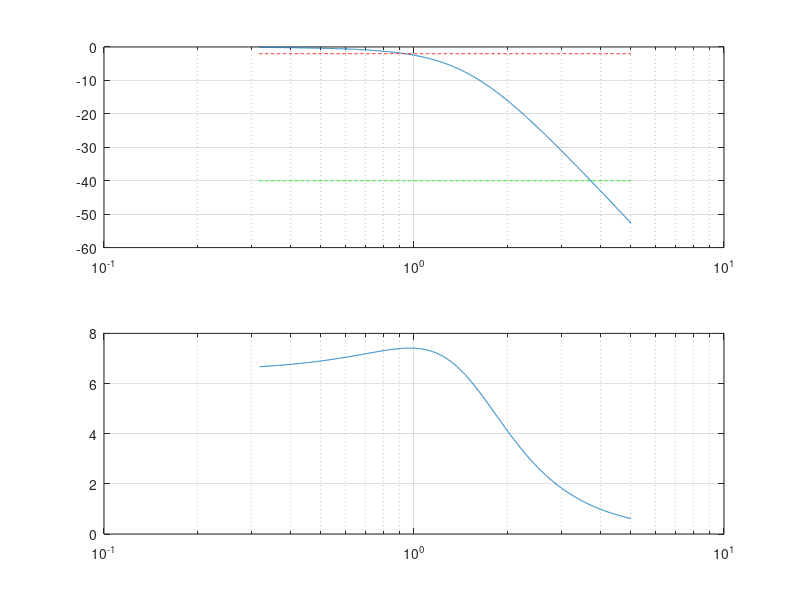

MATLAB code for this plot:
fr = 60e3 ;

% bessel design
%fd = 95e3 ;
%f1 = 1.0825*fd ;  % 1.0825
%f2 = 0.9598*fd ;  % 0.9598
%f3 = 1.05*fd ;     % 0.9264*fd
%q1 = 1.2 ;   % 0.917
%q2 = 0.54 ;    % 0.5635

% butter design
fd = 95e3 ;
f1 = 1*fd ;
f2 = 1*fd ;
f3 = 1*fd ;
q1 = 1.62 ;
q2 = 0.62 ;

fd = 90e3 ;
f1 = 1*fd ;
f2 = 1*fd ;
f3 = 1*fd ;
q1 = 0.8 ;
q2 = 0.7 ;

w1 = 2*pi*f1/fr ;
w2 = 2*pi*f2/fr ;
w3 = 2*pi*f3/fr ;

b1 = [1 w1/q1 w1^2] ;
b2 = [1 w2/q2 w2^2] ;
b3 = [1 w3] ;

b = w1^2*w2^2*w3 ;
a = conv(conv(b1,b2),b3) ;
w = 2*pi*logspace(-0.5,0.7,1000)' ;
f = w/2/pi ;
h = freqs(b,a,w) ;
figure(1),clf,subplot(211)
semilogx(f,20*log10(abs(h))),grid
hold on
plot(f,-2+0*f,'r--')
plot(f,-40+0*f,'g--')
subplot(212)
semilogx(f(2:end),-diff(unwrap(angle(h)))./(2*pi*diff(f)*fr)*1e6),grid
